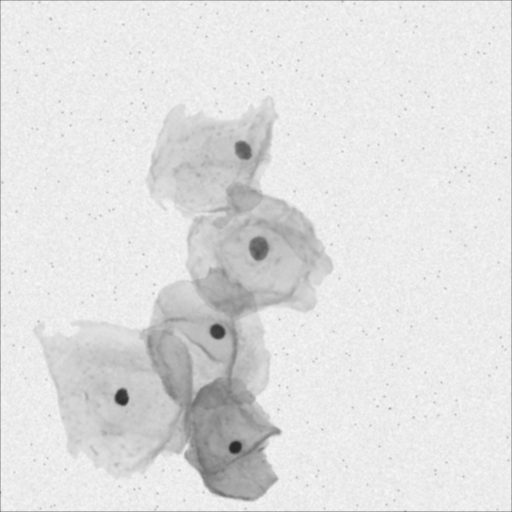
#> input picture group01_1/group01/Train/17.png, 512 x 512 px; its folder holds 4 pictures in this run
$ jupyter execute KMeans_cell.ipynb
#> lines starting #> are read from the running program, lines starting #| are printed output that depends on the picture
[cell 1]
import numpy as np
import matplotlib.pyplot as plt
from sklearn.decomposition import PCA
import cv2
from glob import glob

[cell 2]
def mahalanobis_dist(x1, x2, cov_matrix):
    mean_diff = x1 - x2
    cov_matrix_inv = np.linalg.inv(cov_matrix)
    distance = np.sqrt(np.dot(np.dot(mean_diff.T, cov_matrix_inv), mean_diff))
    return distance

[cell 3]
def KMeansClustering(X, K, maxIteration, mod: bool, tolerance=1e-4):
    m = X.shape[0]
    np.random.seed(42)
    centroids = X[np.random.choice(m, K, replace=False)]
    idx = np.zeros(m, dtype=int)
    prevCentroid = np.zeros_like(centroids)
    cov = np.cov(X, rowvar=False)

    print("Covariance Matrix:")
    print(cov)
    print("\nMean of the data:")
    print(np.mean(X, axis=0))

    iteration_list = []
    centroid_movements = []

    for i in range(maxIteration):
        if mod:
            dist = np.zeros((m, K))
            for j in range(m):
                for k in range(K):
                    dist[j, k] = mahalanobis_dist(X[j], centroids[k], cov)
        else:
            dist = np.linalg.norm(X[:, np.newaxis] - centroids, axis=2)

        idx = np.argmin(dist, axis=1)
        prevCentroid = centroids.copy()

        for k in range(K):
            points = X[idx == k]
            if len(points) > 0:
                centroids[k] = np.mean(points, axis=0)

        centroid_movement = np.linalg.norm(centroids - prevCentroid)
        iteration_list.append(i + 1)
        centroid_movements.append(centroid_movement)

        if centroid_movement < tolerance:
            print(f"Converged in {i + 1} iterations!")
            break

    # Plotting the centroid movement
    plt.figure(figsize=(8, 5))
    plt.plot(iteration_list, centroid_movements, marker='o', label="Centroid Movement")
    plt.title("Centroid Movement vs. Iterations")
    plt.xlabel("Iteration")
    plt.ylabel("Centroid Movement")
    plt.grid(True)
    plt.legend()
    plt.show()

    return centroids, idx

[cell 4]
def visualize_centroid_images_smooth(centroids, pca, title_prefix):
    for i, p in enumerate(centroids):

        tp = pca.inverse_transform(p)
        restored_image = tp.reshape(512, 512)

        normalized_image = (restored_image - restored_image.min()) / (restored_image.max() - restored_image.min())

        plt.imshow(normalized_image, cmap='viridis')
        plt.colorbar()
        plt.title(f"{title_prefix} Centroid {i + 1}")
        plt.axis("off")
        plt.show()

[cell 5]
train_folder = r"group01_1/group01/Train"
test_folder = r"group01_1/group01/Test"
train_images = glob(f"{train_folder}/*.png")
test_images = glob(f"{test_folder}/*.png")
all_images = train_images + test_images

X = [cv2.imread(file, cv2.IMREAD_GRAYSCALE).flatten() for file in all_images]
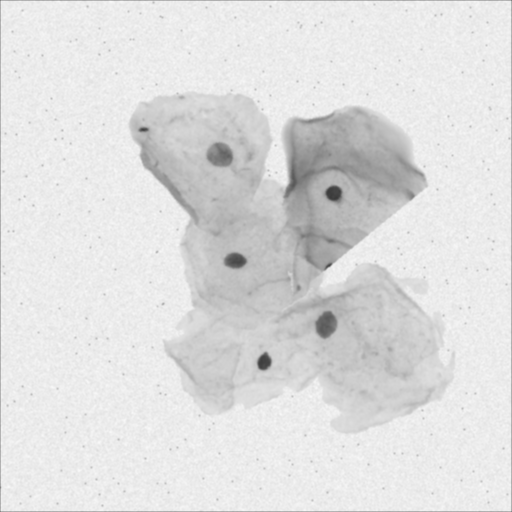
#> input picture group01_1/group01/Train/18.png, 512 x 512 px
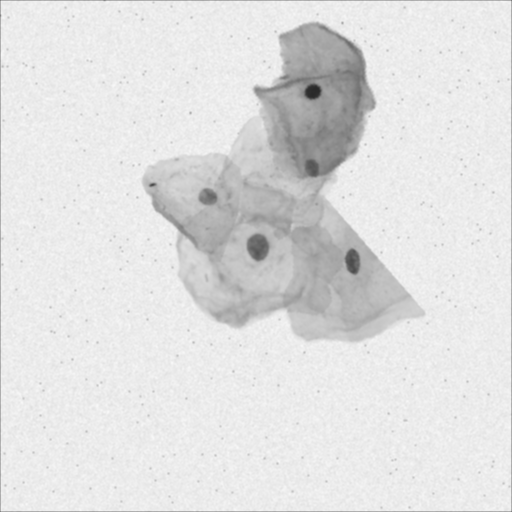
#> input picture group01_1/group01/Train/19.png, 512 x 512 px
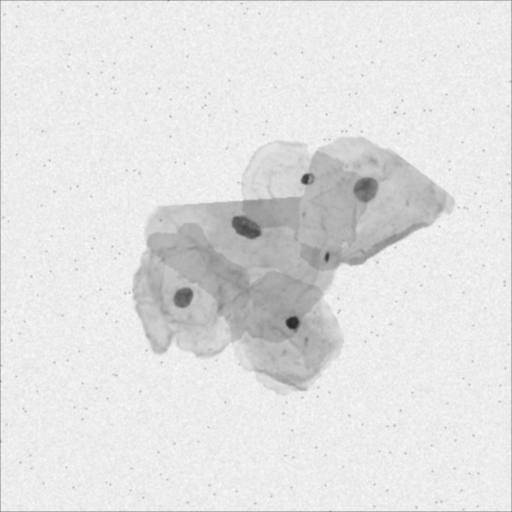
#> input picture group01_1/group01/Train/20.png, 512 x 512 px
#> X = 4 items
X = np.array(X)
pca = PCA(n_components=2)
X_pca = pca.fit_transform(X)
#> X_pca = [[-9911.7, -2266.3], [2940.4, 3292.8], [5731.9, -6872], [1239.4, 5845.5]]

    # Applying KMeans clustering (Euclidean)
centroidEuclid, idxEuclid = KMeansClustering(X_pca, K=3, maxIteration=100, mod=False)
#> in KMeansClustering, `centroids = X[np.random.choice(m, K, replace=False)]`: centroids = [[2940.4, 3292.8], [1239.4, 5845.5], [-9911.7, -2266.3]]
#> in KMeansClustering, `cov = np.cov(X, rowvar=False)`: cov = [[47092876.4, -6.61e-10], [-6.61e-10, 32457311.6]]
#| [[ 4.70928764e+07 -6.60891243e-10]
#|  [-6.60891243e-10  3.24573116e+07]]
#| [-1.42108547e-12 -4.54747351e-12]
#> the loop in KMeansClustering, `for i in range(maxIteration):` made 3 passes
#> (idx, prevCentroid, centroid_movement) on passes 1 to 3: ([2, 0, 0, 1], [[2940.4, 3292.8], [1239.4, 5845.5], [-9911.7, -2266.3]], 5270.6), ([2, 1, 0, 1], [[4336.1, -1789.6], [1239.4, 5845.5], [-9911.7, -2266.3]], 5489.2), ([2, 1, 0, 1], [[5731.9, -6872], [2089.9, 4569.1], [-9911.7, -2266.3]], 0)
#> after the loop in KMeansClustering, `for i in range(maxIteration):`: centroid_movements = [5270.6, 5489.2, 0]; centroids = [[5731.9, -6872], [2089.9, 4569.1], [-9911.7, -2266.3]]; iteration_list = [1, 2, 3]
#> in KMeansClustering, `plt.show()`:
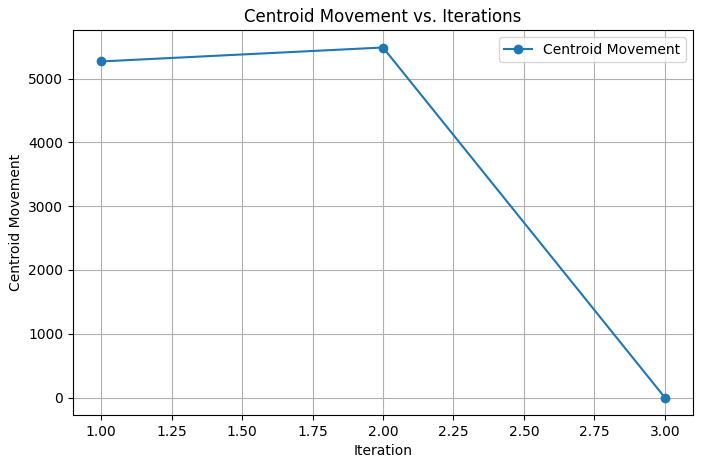
#> figure drawn by matplotlib, 1 panel
#> centroidEuclid has the same summary as centroids in KMeansClustering; idxEuclid = [2, 1, 0, 1]

    # Applying KMeans clustering (Mahalanobis)
centroidma, idxma = KMeansClustering(X_pca, K=3, maxIteration=100, mod=True)
#| [[ 4.70928764e+07 -6.60891243e-10]
#|  [-6.60891243e-10  3.24573116e+07]]
#| [-1.42108547e-12 -4.54747351e-12]
#> the loop in KMeansClustering (call 2), `for i in range(maxIteration):` made 3 passes
#> centroidma has the same summary as centroids in KMeansClustering; idxma = [2, 1, 0, 1]

    # Visualizing centroid images (Euclidean)
visualize_centroid_images_smooth(centroidEuclid, pca, "Euclidean")
#> the loop in visualize_centroid_images_smooth, `for i, p in enumerate(centroids): ` made 3 passes
#> pass 1, in visualize_centroid_images_smooth, `restored_image = tp.reshape(512, 512)`:
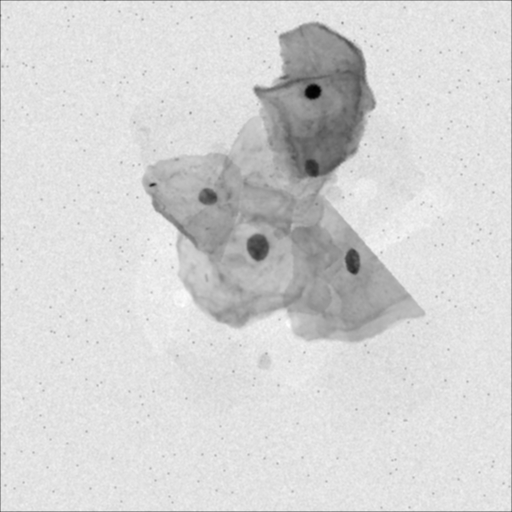
#> restored_image: shape (512, 512) float64; min 43.92, max 259, mean 224; drawn with min black and max white
#> pass 1, in visualize_centroid_images_smooth, `plt.show()`:
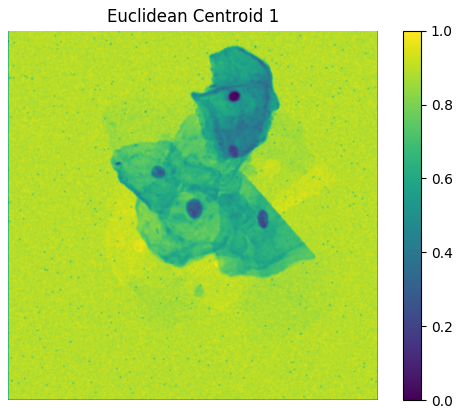
#> figure drawn by matplotlib, 2 panels
#> pass 2, in visualize_centroid_images_smooth, `restored_image = tp.reshape(512, 512)`:
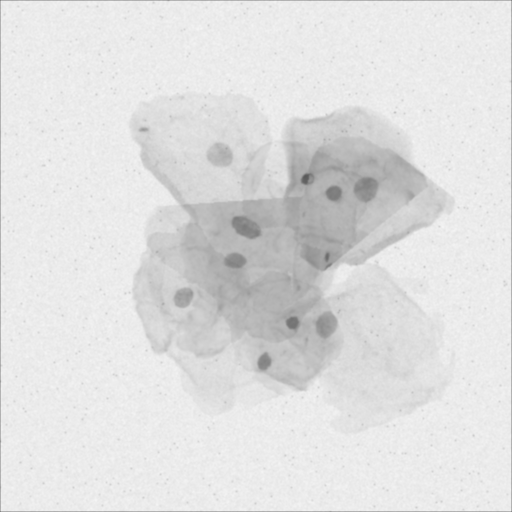
#> restored_image: shape (512, 512) float64; min 89.01, max 244.9, mean 224.3
#> pass 2, in visualize_centroid_images_smooth, `normalized_image = (restored_image - restored_image.min()) / (restored..`:
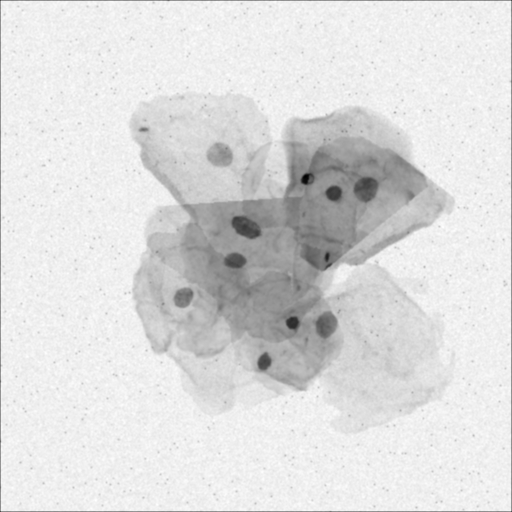
#> normalized_image: shape (512, 512) float64; min 0, max 1, mean 0.868
#> pass 2, in visualize_centroid_images_smooth, `plt.show()`:
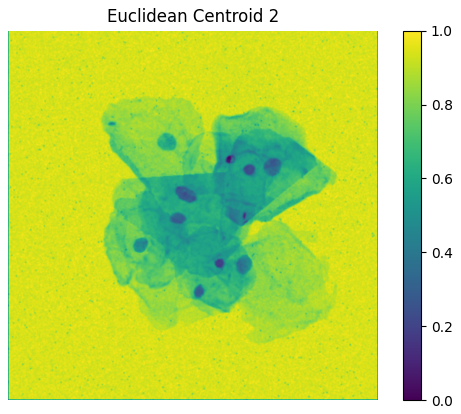
#> figure drawn by matplotlib, 2 panels
